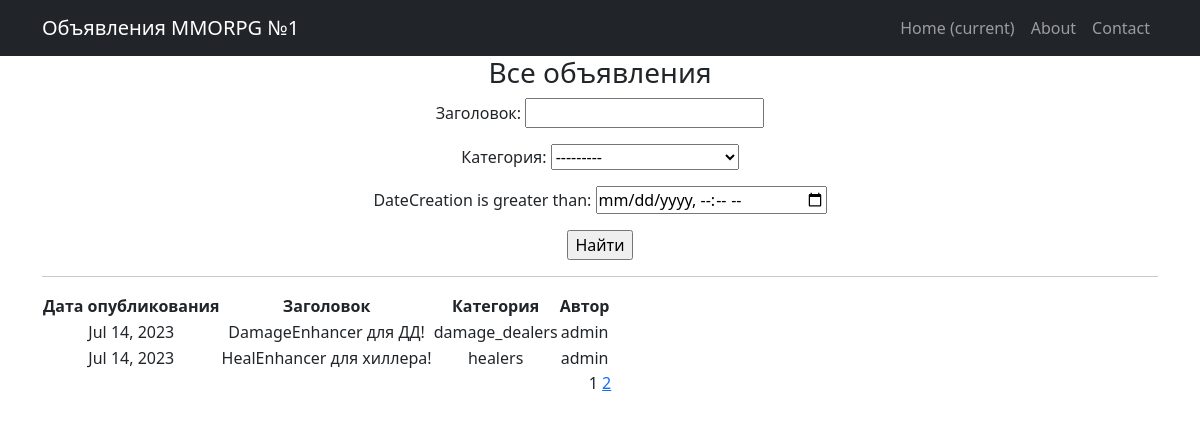
Page /announcements/ on the committed database.
### announcements/models.py (models this page shows, shortened)
class Announcement(models.Model):
    author = models.ForeignKey(User, on_delete=models.CASCADE, verbose_name='Автор')
    TYPE = (('tanks', 'Танки'),
            ('healers', 'Хилы'),
            ('damage_dealers', 'ДД'),
            ('dealers', 'Торговцы'),
            ('guild_masters', 'Гилдмастеры'),
            ('quest_givers', 'Квестгиверы'),
            ('blacksmiths', 'Кузнецы'),
            ('tanners', 'Кожевники'),
            ('potion_masters', 'Зельевары'),
            ('spell_masters', 'Мастера заклинаний'))
    category = models.CharField(max_length=15, choices=TYPE, default='tanks', verbose_name='Категория')
    dateCreation = models.DateTimeField(default=timezone.now)
    title = models.CharField(max_length=256, verbose_name = 'Заголовок')
    text = RichTextField(blank='True', null='True', verbose_name = 'Текст')
    class Meta:
        verbose_name = 'Объявление'
        verbose_name_plural = 'Объявления'

### announcements/views.py (the view)
# urls.py: path('', AnnouncementsList.as_view()),
class AnnouncementsList(ListView):
    model = Announcement
    template_name = 'announcements.html'
    context_object_name = 'announcements'
    paginate_by = 2
    def get_queryset(self):
        queryset = super().get_queryset()
        self.filterset = AnnouncementFilter(self.request.GET, queryset)
        return self.filterset.qs
    def get_context_data(self, **kwargs):
        context = super().get_context_data(**kwargs)
        context['filterset'] = self.filterset
        return context

### announcements/templatetags/custom_tags.py (called while the page is built)
@register.simple_tag(takes_context=True)
def url_replace(context, **kwargs):
   d = context['request'].GET.copy()
   for k, v in kwargs.items():
       d[k] = v
   return d.urlencode()

### templates/announcements.html (shortened to what this page needs)
{% extends 'flatpages/default.html' %}
{% load static %}
{% load custom_tags %}
{% block content %}
    <h3>Все объявления</h3>
   <form action="" method="get">
       {{ filterset.form.as_p }}
       <input type="submit" value="Найти" />
   </form>
   <hr>
   {% if announcements %}
       <table>
           <tr>
               <td><b>Дата опубликования</b></td>
               <td><b>Заголовок</b></td>
               <td><b>Категория</b></td>
               <td><b>Автор</b></td>
           </tr>
           {% for announcement in announcements %}
           <tr>
               <td>{{ announcement.dateCreation|date:"M d, Y"|center:"20" }}</td>
               <td>{{ announcement.title|center:"20" }}</td>
               <td>{{ announcement.category|center:"20" }}</td>
               <td>{{ announcement.author|center:"20" }}</td>
           </tr>
           {% endfor %}
       </table>
   {% else %}
       <h2>Объявлений нет!</h2>
   {% endif %}
   {{ page_obj.number }}
   {% if page_obj.has_next %}
       <a href="?{% url_replace page=page_obj.next_page_number %}">{{ page_obj.next_page_number }}</a>
   {% endif %}
{% endblock content %}

### rows in the picture
Announcement: dateCreation "Jul 14, 2023", title "DamageEnhancer для ДД!", category "damage_dealers", author "admin"
Announcement: dateCreation "Jul 14, 2023", title "HealEnhancer для хиллера!", category "healers", author "admin"

### other values in the picture
{{ page_obj.number }} "1"
{{ page_obj.next_page_number }} "2"
